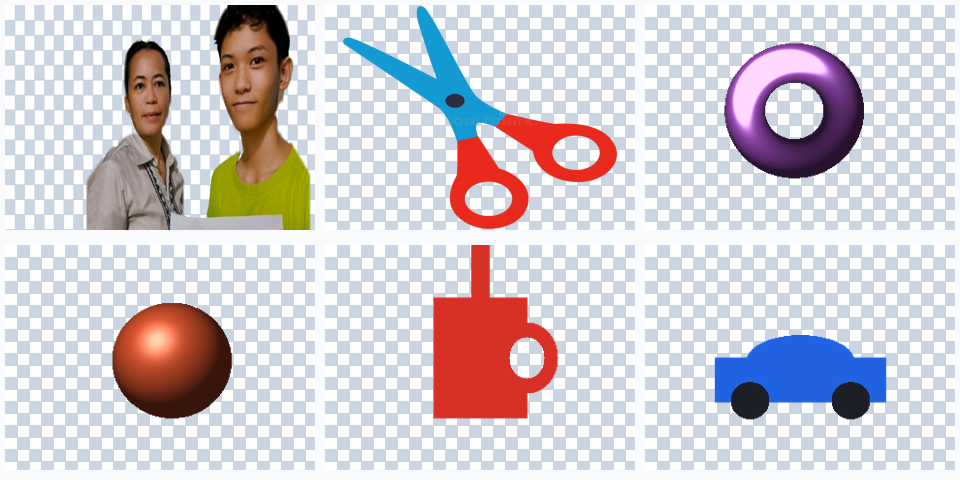
#> input picture samples_verified/benchmark_100_showcase.png, 960 x 480 px
$ python -i ai_bg_engine.py   (imports and definitions only)
#> lines starting #> are read from the running program, lines starting #| are printed output that depends on the picture
#!/usr/bin/env python3
"""
PrismFlow Server-Side Hybrid AI Background Removal Engine
---------------------------------------------------------
Tier 1: Neural U2-Net / ISNet / BiRefNet via `rembg` (if installed in environment)
Tier 2: OpenCV Gaussian Mixture Model GrabCut (`cv2.grabCut`) + CIE-Lab Shadow
        Suppression + Morphological Edge Feathering & Color Decontamination
Usage:
  python3 server/ai_bg_engine.py input_image.png output_cutout.png
"""
import sys
import os
import cv2
import numpy as np


def remove_bg_opencv_grabcut(input_path: str, output_path: str) -> None:
#> called with output_path = 'out.png'
    img_bgr = cv2.imread(input_path, cv2.IMREAD_COLOR)
#> img_bgr is the input picture: shape (480, 960, 3); mean B, G, R 211, 205, 209.9
    if img_bgr is None:
        raise ValueError(f"Could not decode input image: {input_path}")

    h, w = img_bgr.shape[:2]
#> h = 480; w = 960
    # 1. Convert to CIE-Lab to analyze border distribution
    img_lab = cv2.cvtColor(img_bgr, cv2.COLOR_BGR2LAB).astype(np.float32)
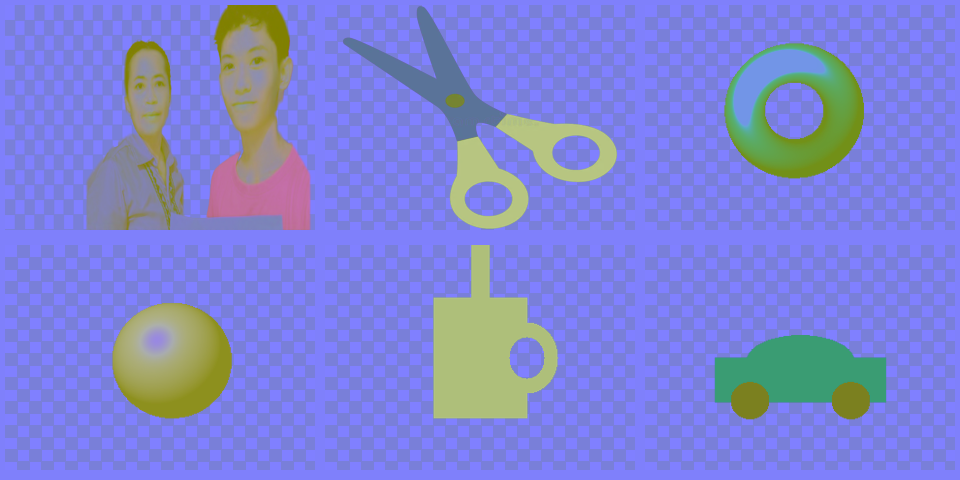
#> img_lab: shape (480, 960, 3) float32; mean B, G, R 212.1, 132.8, 126.7

    border_pixels = np.concatenate([
        img_lab[0, :, :],
        img_lab[h - 1, :, :],
        img_lab[:, 0, :],
        img_lab[:, w - 1, :]
    ], axis=0)
#> border_pixels = 2880 rows, first 8: [251, 128, 127], [251, 128, 127], [251, 128, 127], [251, 128, 127], [251, 128, 127], [251, 128, 127], [251, 128, 127], [251, 128, 127]
    median_bg_lab = np.median(border_pixels, axis=0)
#> median_bg_lab = [251, 128, 127]

    # 2. Initialize GrabCut mask using CIE-Lab perceptual distance + center saliency prior
    diff_l = np.abs(img_lab[:, :, 0] - median_bg_lab[0]) * 0.55
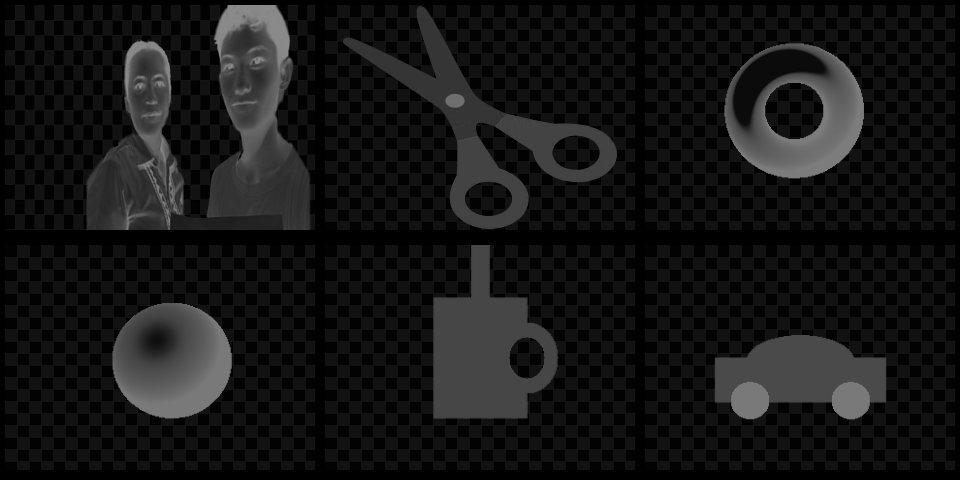
#> diff_l: shape (480, 960) float32; min 0, max 138.1, mean 22.6
    diff_ab = np.hypot(img_lab[:, :, 1] - median_bg_lab[1], img_lab[:, :, 2] - median_bg_lab[2]) * 1.35
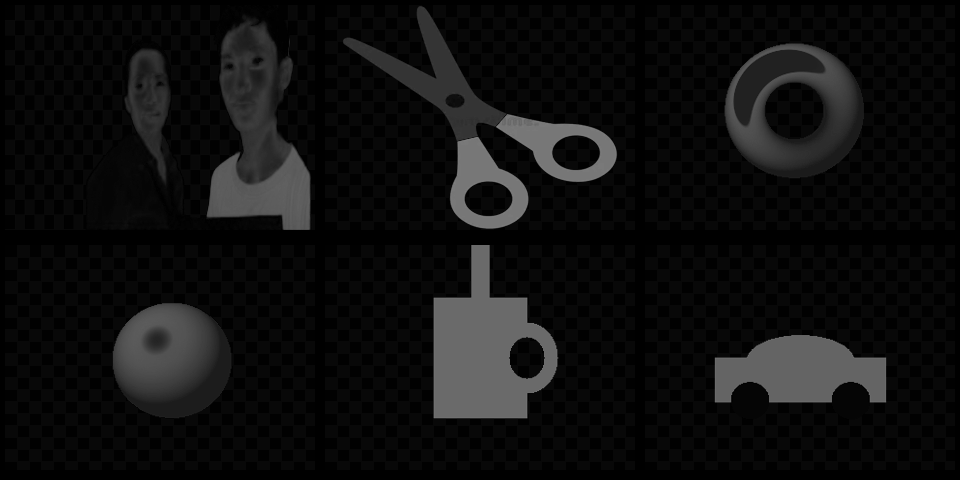
#> diff_ab: shape (480, 960) float32; min 0, max 130.2, mean 16
    perceptual_dist = np.hypot(diff_l, diff_ab)
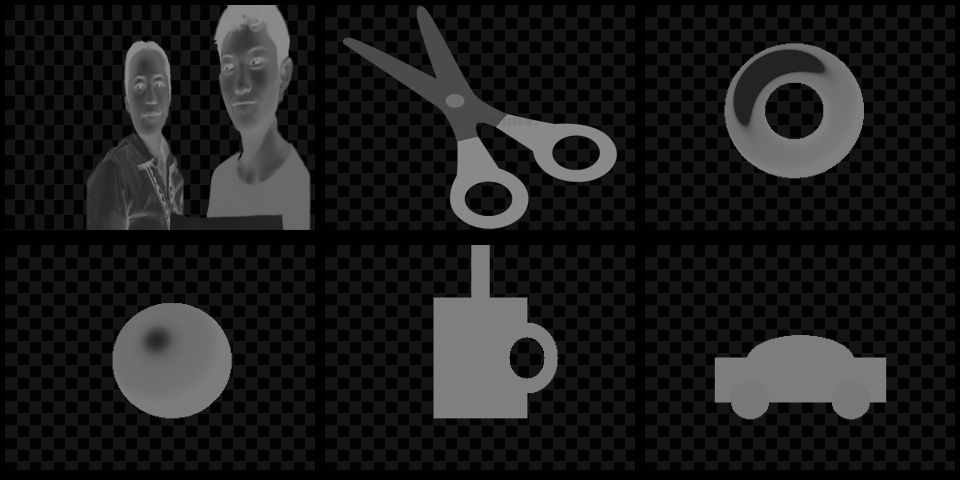
#> perceptual_dist: shape (480, 960) float32; min 0, max 145.2, mean 29.1

    mask = np.full((h, w), cv2.GC_PR_FGD, dtype=np.uint8)
    mask[perceptual_dist < 16.0] = cv2.GC_PR_BGD

    # Outer 4px border is definite background
    margin = max(2, int(min(h, w) * 0.02))
#> margin = 9
    mask[:margin, :] = cv2.GC_BGD
    mask[h - margin:, :] = cv2.GC_BGD
    mask[:, :margin] = cv2.GC_BGD
    mask[:, w - margin:] = cv2.GC_BGD

    # High-confidence foreground core
    mask[perceptual_dist > 42.0] = cv2.GC_FGD

    bgd_model = np.zeros((1, 65), np.float64)
    fgd_model = np.zeros((1, 65), np.float64)

    rect = (margin, margin, max(10, w - 2 * margin), max(10, h - 2 * margin))
#> rect = (9, 9, 942, 462)
    try:
        cv2.grabCut(img_bgr, mask, rect, bgd_model, fgd_model, 4, cv2.GC_INIT_WITH_MASK)
    except Exception:
        cv2.grabCut(img_bgr, mask, rect, bgd_model, fgd_model, 4, cv2.GC_INIT_WITH_RECT)

    fg_mask = np.where((mask == cv2.GC_FGD) | (mask == cv2.GC_PR_FGD), 255, 0).astype(np.uint8)

    # 3. Smooth alpha boundary via Gaussian feathering to prevent jagged edges
    alpha = cv2.GaussianBlur(fg_mask, (5, 5), 1.2)

    # 4. Assemble RGBA PNG
    b, g, r = cv2.split(img_bgr)
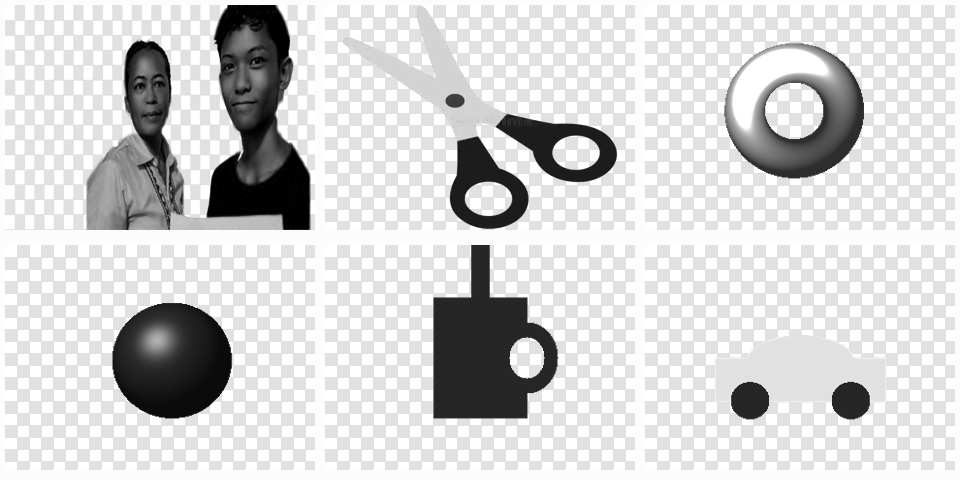
#> b: shape (480, 960); min 0, max 255, mean 211
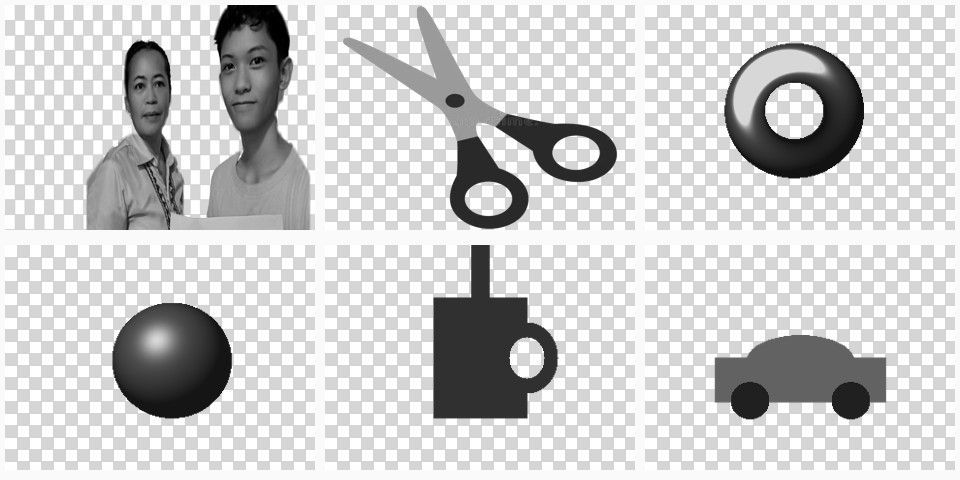
#> g: shape (480, 960); min 0, max 255, mean 205
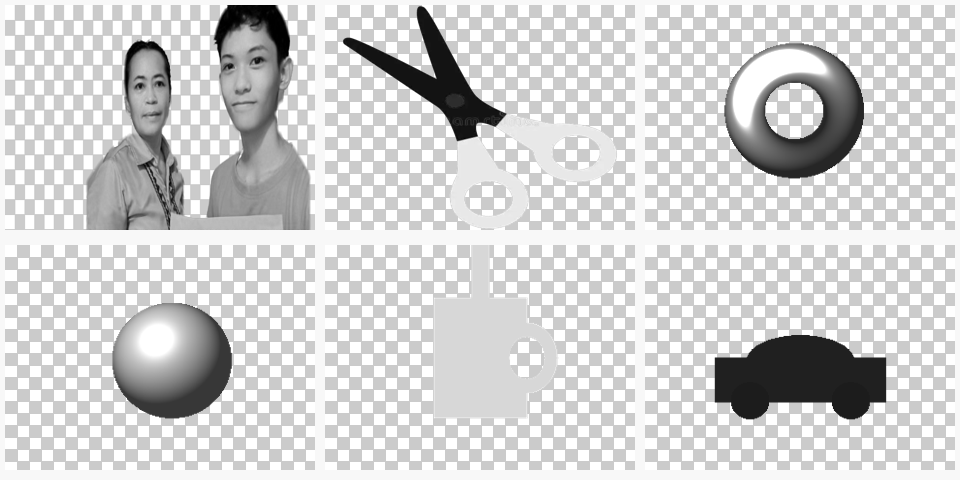
#> r: shape (480, 960); min 0, max 255, mean 209.9
    rgba = cv2.merge([b, g, r, alpha])
    cv2.imwrite(output_path, rgba)


def process_image(input_path: str, output_path: str) -> str:
    # Try Tier 1: Neural U2-Net / ISNet via rembg if installed
    try:
        from rembg import remove
        with open(input_path, "rb") as i_f:
            input_bytes = i_f.read()
        output_bytes = remove(input_bytes)
        with open(output_path, "wb") as o_f:
            o_f.write(output_bytes)
        return "rembg-u2net"
    except ImportError:
        pass

    # Tier 2: OpenCV GMM GrabCut + CIE-Lab Perceptual Matting
    remove_bg_opencv_grabcut(input_path, output_path)
    return "opencv-grabcut-cielab"


# [6 lines not run here, left out]

>>> result = remove_bg_opencv_grabcut('../samples_verified/benchmark_100_showcase.png', 'out.png')

$ run again, on samples_verified/two_people_v8_checkerboard.png
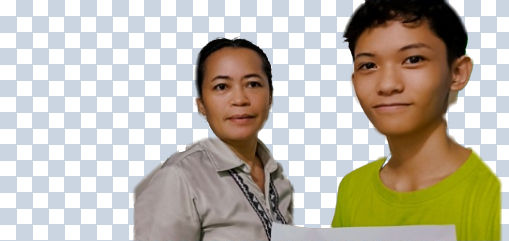
#> input picture samples_verified/two_people_v8_checkerboard.png, 509 x 241 px
#> in remove_bg_opencv_grabcut, img_bgr is the input picture: shape (241, 509, 3); mean B, G, R 170.4, 183.5, 189.1
#> in remove_bg_opencv_grabcut, `img_lab = cv2.cvtColor(img_bgr, cv2.COLOR_BGR2LAB).astype(np.float32)`:
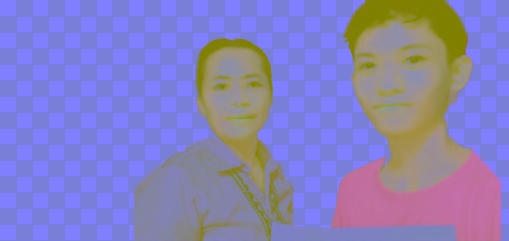
#> img_lab: shape (241, 509, 3) float32; mean B, G, R 189.3, 129.5, 135.3
#> border_pixels = 1500 rows, first 8: [255, 128, 128], [255, 128, 128], [255, 128, 128], [255, 128, 128], [255, 128, 128], [255, 128, 128], [255, 128, 128], [255, 128, 128]
#> median_bg_lab = [217, 128, 125]
#> in remove_bg_opencv_grabcut, `b, g, r = cv2.split(img_bgr)`:
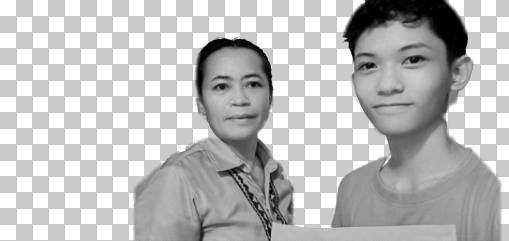
#> r: shape (241, 509); min 0, max 255, mean 189.1
